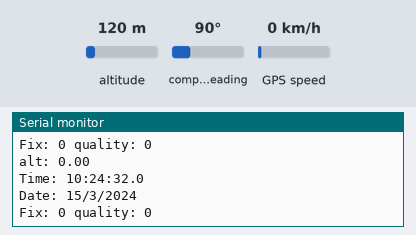
The sketch below on a simulated Arduino Mega 2560, built with avr-gcc and run on an emulated ATmega2560. Parts: the last lines printed to the serial monitor. Inputs (shaded band) come from the test bench; at power-on: altitude 120 m, compass heading 90°, GPS speed 0 km/h. The GPS gets a fix after 3 s at 37.7749, -122.4194 with 8 satellites.

Above: at 2.2 s.
2.3 s: altitude set to 20 m
At 3.5 s:
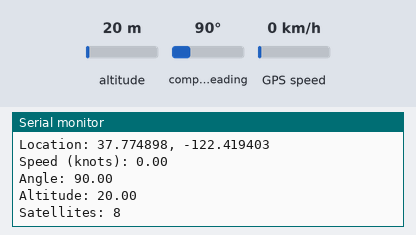
4.5 s: compass heading set to 7°
At 5.8 s:
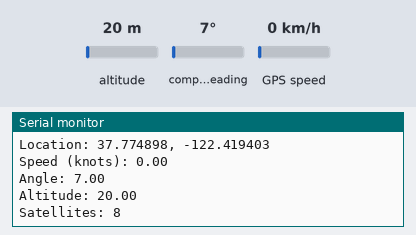
6.0 s: GPS speed set to 2 km/h
Timing chart, 0 to 9.0 s (numbered marks = the images above; inputs shaded):
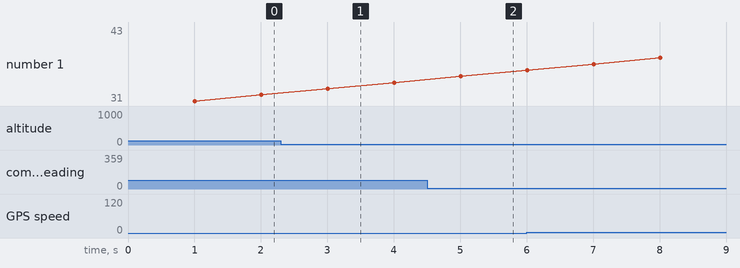

Measured:
- after the input at 2.3 s, the serial monitor: prints a new line after 0.70 s (image 1)
- after the input at 4.5 s, the serial monitor: prints a new line after 0.51 s (image 2)

The sketch:

gpsParseTesting.ino
```cpp
// Test code for Adafruit GPS modules using MTK3329/MTK3339 driver
//
// This code shows how to listen to the GPS module in an interrupt
// which allows the program to have more 'freedom' - just parse
// when a new NMEA sentence is available! Then access data when
// desired.
//
// Tested and works great with the Adafruit Ultimate GPS module
// using MTK33x9 chipset
//    ------> http://www.adafruit.com/products/746
// Pick one up today at the Adafruit electronics shop
// and help support open source hardware & software! -ada

#include <Adafruit_GPS.h>
#include <SoftwareSerial.h>

// If you're using a GPS module:
// Connect the GPS Power pin to 5V
// Connect the GPS Ground pin to ground
// If using software serial (sketch example default):
//   Connect the GPS TX (transmit) pin to Digital 3
//   Connect the GPS RX (receive) pin to Digital 2
// If using hardware serial (e.g. Arduino Mega):
//   Connect the GPS TX (transmit) pin to Arduino RX1, RX2 or RX3
//   Connect the GPS RX (receive) pin to matching TX1, TX2 or TX3

// If you're using the Adafruit GPS shield, change
// SoftwareSerial mySerial(3, 2); -> SoftwareSerial mySerial(8, 7);
// and make sure the switch is set to SoftSerial

// If using software serial, keep these lines enabled
// (you can change the pin numbers to match your wiring):
SoftwareSerial mySerial(2, 3);

Adafruit_GPS GPS(&mySerial);
// If using hardware serial (e.g. Arduino Mega), comment
// out the above six lines and enable this line instead:
//Adafruit_GPS GPS(&Serial1);


// Set GPSECHO to 'false' to turn off echoing the GPS data to the Serial console
// Set to 'true' if you want to debug and listen to the raw GPS sentences.
#define GPSECHO  true

// this keeps track of whether we're using the interrupt
// off by default!
boolean usingInterrupt = false;
void useInterrupt(boolean); // Func prototype keeps Arduino 0023 happy

void setup()
{

  // connect at 115200 so we can read the GPS fast enough and echo without dropping chars
  // also spit it out
  Serial.begin(115200);
  Serial.println("Adafruit GPS library basic test!");

  // 9600 NMEA is the default baud rate for Adafruit MTK GPS's- some use 4800
  GPS.begin(9600);

  // uncomment this line to turn on RMC (recommended minimum) and GGA (fix data) including altitude
  GPS.sendCommand(PMTK_SET_NMEA_OUTPUT_RMCGGA);
  // uncomment this line to turn on only the "minimum recommended" data
  //GPS.sendCommand(PMTK_SET_NMEA_OUTPUT_RMCONLY);
  // For parsing data, we don't suggest using anything but either RMC only or RMC+GGA since
  // the parser doesn't care about other sentences at this time

  // Set the update rate
  GPS.sendCommand(PMTK_SET_NMEA_UPDATE_1HZ);   // 1 Hz update rate
  // For the parsing code to work nicely and have time to sort thru the data, and
  // print it out we don't suggest using anything higher than 1 Hz

  // Request updates on antenna status, comment out to keep quiet
  GPS.sendCommand(PGCMD_ANTENNA);

  // the nice thing about this code is you can have a timer0 interrupt go off
  // every 1 millisecond, and read data from the GPS for you. that makes the
  // loop code a heck of a lot easier!
  useInterrupt(true);

  delay(1000);
  // Ask for firmware version
  mySerial.println(PMTK_Q_RELEASE);
}


// Interrupt is called once a millisecond, looks for any new GPS data, and stores it
SIGNAL(TIMER0_COMPA_vect) {
  char c = GPS.read();
  // if you want to debug, this is a good time to do it!
#ifdef UDR0
  if (GPSECHO)
    if (c) UDR0 = c;
    // writing direct to UDR0 is much much faster than Serial.print
    // but only one character can be written at a time.
#endif
}

void useInterrupt(boolean v) {
  if (v) {
    // Timer0 is already used for millis() - we'll just interrupt somewhere
    // in the middle and call the "Compare A" function above
    OCR0A = 0xAF;
    TIMSK0 |= _BV(OCIE0A);
    usingInterrupt = true;
  } else {
    // do not call the interrupt function COMPA anymore
    TIMSK0 &= ~_BV(OCIE0A);
    usingInterrupt = false;
  }
}

uint32_t timer = millis();
void loop()                     // run over and over again
{
  // in case you are not using the interrupt above, you'll
  // need to 'hand query' the GPS, not suggested :(
  if (! usingInterrupt) {
    // read data from the GPS in the 'main loop'
    char c = GPS.read();
    // if you want to debug, this is a good time to do it!
    if (GPSECHO)
      if (c) Serial.print(c);
  }

  // if a sentence is received, we can check the checksum, parse it...
  if (GPS.newNMEAreceived()) {
    // a tricky thing here is if we print the NMEA sentence, or data
    // we end up not listening and catching other sentences!
    // so be very wary if using OUTPUT_ALLDATA and trytng to print out data
    //Serial.println(GPS.lastNMEA());   // this also sets the newNMEAreceived() flag to false

    if (!GPS.parse(GPS.lastNMEA()))   // this also sets the newNMEAreceived() flag to false
      return;  // we can fail to parse a sentence in which case we should just wait for another
    else {
      Serial.print("alt: ");
      Serial.println(GPS.altitude);
    }
  }

  // if millis() or timer wraps around, we'll just reset it
  if (timer > millis())  timer = millis();

  // approximately every 2 seconds or so, print out the current stats
  if (millis() - timer > 1000) {
    timer = millis(); // reset the timer

    Serial.print("\nTime: ");
    Serial.print(GPS.hour, DEC); Serial.print(':');
    Serial.print(GPS.minute, DEC); Serial.print(':');
    Serial.print(GPS.seconds, DEC); Serial.print('.');
    Serial.println(GPS.milliseconds);
    Serial.print("Date: ");
    Serial.print(GPS.day, DEC); Serial.print('/');
    Serial.print(GPS.month, DEC); Serial.print("/20");
    Serial.println(GPS.year, DEC);
    Serial.print("Fix: "); Serial.print((int)GPS.fix);
    Serial.print(" quality: "); Serial.println((int)GPS.fixquality);
    if (GPS.fix) {
      Serial.print("Location: ");
      double dLon = GPS.longitude;
      int iDeg = int(dLon/100.0);
      dLon = dLon-(iDeg*100.0);
      dLon *= 0.016666666667;
      dLon += iDeg;
      if(GPS.lon == 'W') dLon *= -1.0;

      double dLat = GPS.latitude;
      iDeg = int(dLat/100.0);
      dLat = dLat-(iDeg*100.0);
      dLat *= 0.016666666667;
      dLat += iDeg;
      if(GPS.lat == 'W') dLat *= -1.0;
      Serial.print(dLat, 6);
      Serial.print(", ");
      Serial.println(dLon, 6);

      Serial.print("Speed (knots): "); Serial.println(GPS.speed);
      Serial.print("Angle: "); Serial.println(GPS.angle);
      Serial.print("Altitude: "); Serial.println(GPS.altitude);
      Serial.print("Satellites: "); Serial.println((int)GPS.satellites);
    }
  }
}
```
